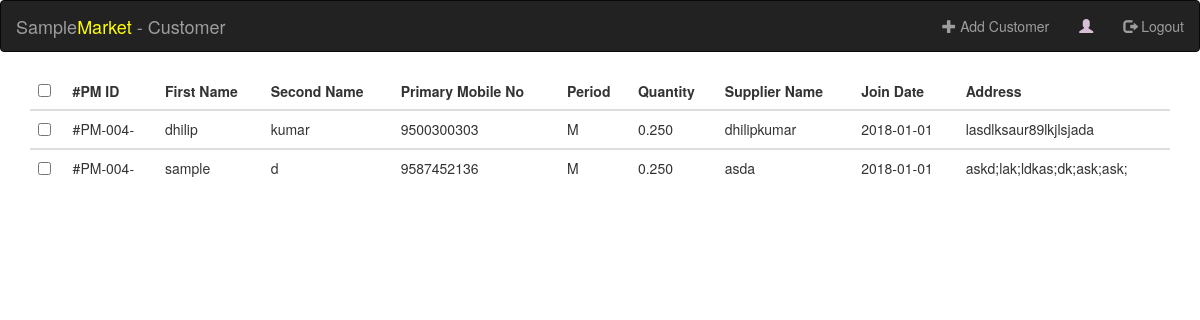
The page /delivery/home on the database its author committed.
### deliverysystem/models.py (models this page shows, shortened)
class customer_details(models.Model):
	customer_uuid = models.CharField(max_length=500,primary_key=True)
	pm_id = models.CharField(max_length=30)
	first_name =  models.CharField(max_length=30)
	second_name = models.CharField(max_length=30)
	email_id = models.EmailField(null=False,blank=False)
	mobile_no_primary = models.CharField(max_length=10)
	mobile_no_secondary = models.CharField(max_length=10)
	customer_type = models.CharField(max_length=10)
	period = models.CharField(max_length=10)
	quantity = models.CharField(max_length=10)
	supplier_name = models.CharField(max_length=10)
	date_of_join = models.CharField(max_length=10)
	area_code = models.CharField(max_length=10)
	address = models.CharField(null=False,blank=False, max_length=500)

### deliverysystem/views.py (the view)
# urls.py: url(r'home',views.home,name='home'),
def home(request):
    customer_list = customer_details.objects.all()
    context_dict = {'customer_list': customer_list}
    return render(request, 'deliverypage/home.html', context_dict)

### templates/deliverypage/home.html (shortened to what this page needs)
<!DOCTYPE html>
<html lang="en">
<head>
  <link rel="stylesheet" href="https://maxcdn.bootstrapcdn.com/bootstrap/3.3.7/css/bootstrap.min.css">
</head>
<body>
<nav class="navbar navbar-inverse">
  <div class="container-fluid">
    <div class="navbar-header">
      <a class="navbar-brand" href="#">Sample<font color = #FFFF00>Market</font> - Customer</a>
    </div>
    <ul class="nav navbar-nav navbar-right">
      <li><a href="{% url 'addcustomer' %}"><span class="glyphicon glyphicon-plus"></span> Add Customer </a></li>
      <li><a href="#"><font color = #D8BFD8><span class="glyphicon glyphicon-user"></span> {{ user.username }} </font></a></li>
      <li><a href="{% url 'logout' %}"><span class="glyphicon glyphicon-log-out"></span> Logout</a></li>
    </ul>
  </div>
</nav>
<div class="container">
   <div class="card">
     <div class="card-body">
       <div class="table-wrapper-2">
       {% if customer_list %}
               <table class="table">
                    <thead>
                      <tr>
                        <th><input type="checkbox" id="checkall" /></th>
                        <th id="pm_id">#PM ID</th>
                        <th id="first_name">First Name</th>
                        <th id="second_name">Second Name</th>
                        <th id="mobile_no_primary">Primary Mobile No</th>
                        <th id="period">Period</th>
                        <th id="quantity">Quantity</th>
                        <th id="supplier_name">Supplier Name</th>
                        <th id="date_of_join">Join Date</th>
                        <th id="address">Address</th>
                      </tr></thead>
                      {% for customer in customer_list %}
                        <tbody>
                          <tr>
                              <td><input type="checkbox" class="checkthis" /></td>
                              <td headers="pm_id">{{ customer.pm_id}}</td>
                              <td headers="first_name">{{ customer.first_name}}</td>
                              <td headers="second_name">{{ customer.second_name}}</td>
                              <td headers="mobile_no_primary">{{ customer.mobile_no_primary}}</td>
                              <td headers="period">{{ customer.period}}</td>
                              <td headers="quantity">{{ customer.quantity}}</td>
                              <td headers="supplier_name">{{ customer.supplier_name}}</td>
                              <td headers="date_of_join">{{ customer.date_of_join}}</td>
                              <td headers="address">{{ customer.address}}</td>
                          </tr>
                        </tbody>
                      {% endfor %}
                      </table>
            {% else %}
              <strong>There are no serever present.</strong>
        {% endif %}
        </div>
     </div>
   </div>
</div>
</body>
</html>

### rows shown on the page
customer_details: pm_id "#PM-004-", first_name "dhilip", second_name "kumar", mobile_no_primary "9500300303", period "M", quantity "0.250", supplier_name "dhilipkumar", date_of_join "2018-01-01", address "lasdlksaur89lkjlsjada"
customer_details: pm_id "#PM-004-", first_name "sample", second_name "d", mobile_no_primary "9587452136", period "M", quantity "0.250", supplier_name "asda", date_of_join "2018-01-01", address "askd;lak;ldkas;dk;ask;ask;"
